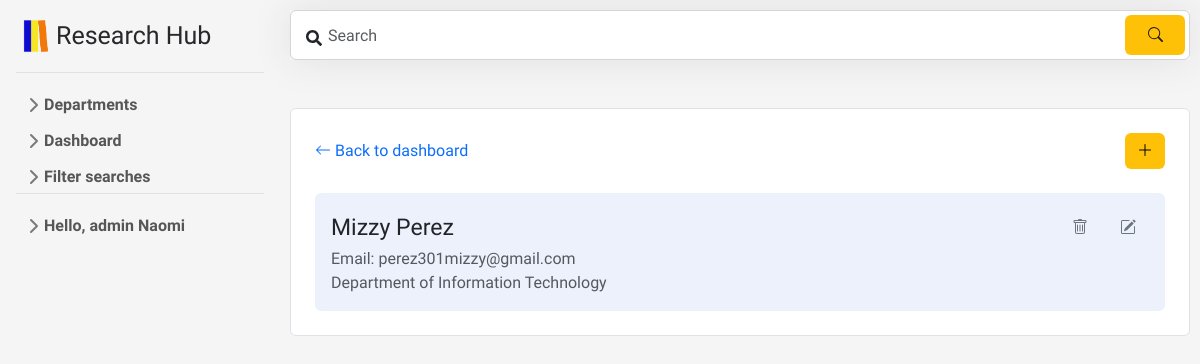
The page /f/admin/mAdvisers.php (signed in) on the database as committed earlier.
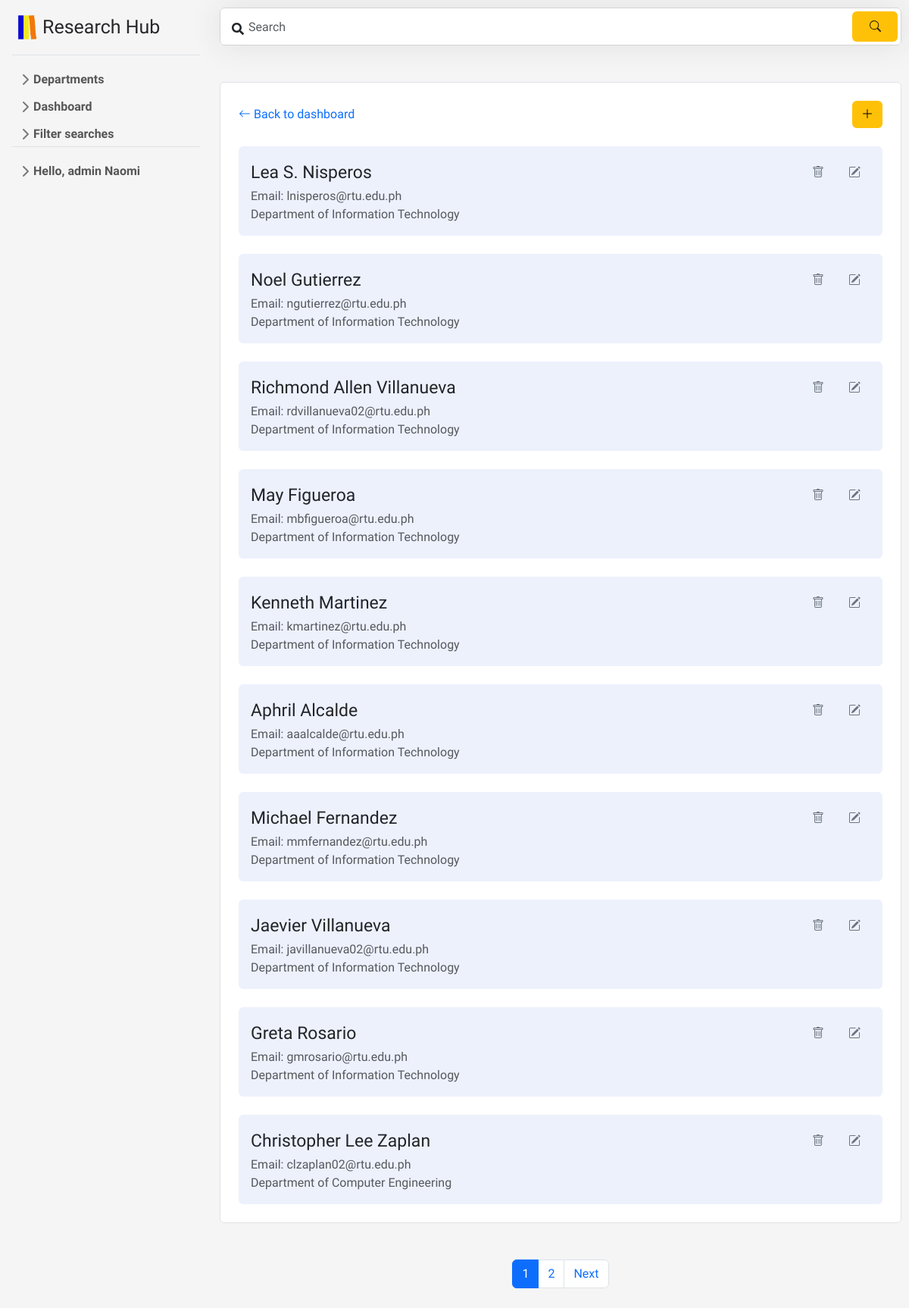
The same page on the database as committed later.
### tables this page shows
CREATE TABLE `advisers` (
  `id` int(11) NOT NULL,
  `name` varchar(30) NOT NULL,
  `email` varchar(60) NOT NULL,
  `dept` varchar(30) NOT NULL
);

### f/admin/mAdvisers.php (the view, shortened to what the changed rows need)
<?php
include '../includes/header.php';
include '../includes/sidebarAdmin.php';
echo "<link rel='stylesheet' type='text/css' href='../css/aDashStyle.css'>";
echo "<link rel='stylesheet' type='text/css' href='../css/scrollbar.css'>";
echo "<link rel='stylesheet' type='text/css' href='../css/mAdvisers.css'>";
$advisersPerPage = 10;
try {
    if (isset($_GET['search'])) {
        $search = $_GET['search'];
        $stmt = $pdo->prepare("SELECT * FROM `advisers` WHERE name LIKE :search");
        $stmt->bindValue(':search', "%$search%");
    } else {
        $stmt = $pdo->prepare("SELECT * FROM `advisers`");
    }
    $stmt->execute();
    $advisers = $stmt->fetchAll(PDO::FETCH_ASSOC);
} catch (PDOException $e) {
    $errMsg = "Error fetching advisers: " . $e->getMessage();
}
$totalPages = ceil(count($advisers) / $advisersPerPage);
$currentPage = isset($_GET['page']) ? $_GET['page'] : 1;
$offset = ($currentPage - 1) * $advisersPerPage;
try {
    if (isset($_GET['search'])) {
        $search = $_GET['search'];
        $stmt = $pdo->prepare("SELECT * FROM `advisers` WHERE name LIKE :search LIMIT :offset, :perPage");
        $stmt->bindValue(':search', "%$search%");
    } else {
        $stmt = $pdo->prepare("SELECT * FROM `advisers` LIMIT :offset, :perPage");
    }
    $stmt->bindValue(':offset', $offset, PDO::PARAM_INT);
    $stmt->bindValue(':perPage', $advisersPerPage, PDO::PARAM_INT);
    $stmt->execute();
    $advisers = $stmt->fetchAll(PDO::FETCH_ASSOC);
} catch (PDOException $e) {
    $errMsg = "Error fetching advisers: " . $e->getMessage();
}
?>
<div id="content">
    <ul class="list-group mt-5 mb-5">
        <li class="list-group-item p-4">
            <?php foreach ($advisers as $adviser): ?>
                <ul style="list-style-type: none;" class="p-3 rounded ulInside mt-4">
                    <li class="list-group-item-title d-flex">
                        <a href="" class=" text-decoration-none text-dark" style="pointer-events: none;"><?php echo $adviser['name']; ?></a>
                        <div class="ml-auto">
                            <form action="" method="post">
                                <button type="button" name="delete" class="btn btn-link text-secondary" data-bs-toggle="modal" data-bs-target="#delete_<?php echo $adviser['id']; ?>">
                                </button>
                                <button type="button" class="btn btn-link text-secondary" data-bs-toggle="modal" data-bs-target="#editModal_<?php echo $adviser['id']; ?>">
                                </button>
                            </form>
                        </div>
                    </li>
                    <li class="text-muted">Email: <?php echo $adviser['email']; ?></li>
                    <li class="text-muted">Department of <?php echo $adviser['dept']; ?> </li>
                </ul>
            <?php endforeach; ?>
       </li>
    </ul>
    <?php
    if ($totalPages > 1) {
        echo '<nav aria-label="Page navigation example">';
        echo '<ul class="pagination justify-content-center">';
        for ($i = 1; $i <= $totalPages; $i++) {
            echo '<li class="page-item' . ($currentPage == $i ? " active" : "") . '"><a class="page-link" href="?page=' . $i . '">' . $i . '</a></li>';
        }
        if ($currentPage < $totalPages) {
            echo '<li class="page-item"><a class="page-link" href="?page=' . ($currentPage + 1) . '">Next</a></li>';
        }
        echo '</ul>';
        echo '</nav>';
    }
    ?>
</div>

Rows that differ between the two databases and show on the page:
removed advisers: name "Mizzy Perez", email "perez301mizzy@gmail.com", dept "Information Technology"
added advisers: name "Lea S. Nisperos", email "lnisperos@rtu.edu.ph", dept "Information Technology"
added advisers: name "Noel Gutierrez", email "ngutierrez@rtu.edu.ph", dept "Information Technology"
added advisers: name "Richmond Allen Villanueva", email "rdvillanueva02@rtu.edu.ph", dept "Information Technology"
added advisers: name "May Figueroa", email "mbfigueroa@rtu.edu.ph", dept "Information Technology"
added advisers: name "Kenneth Martinez", email "kmartinez@rtu.edu.ph", dept "Information Technology"
added advisers: name "Aphril Alcalde", email "aaalcalde@rtu.edu.ph", dept "Information Technology"
added advisers: name "Michael Fernandez", email "mmfernandez@rtu.edu.ph", dept "Information Technology"
added advisers: name "Jaevier Villanueva", email "javillanueva02@rtu.edu.ph", dept "Information Technology"
added advisers: name "Greta Rosario", email "gmrosario@rtu.edu.ph", dept "Information Technology"
added advisers: name "Christopher Lee Zaplan", email "clzaplan02@rtu.edu.ph", dept "Computer Engineering"
Other text that changed with them:
new list line: "1"
new list line: "2"
text now shown: "Next"
